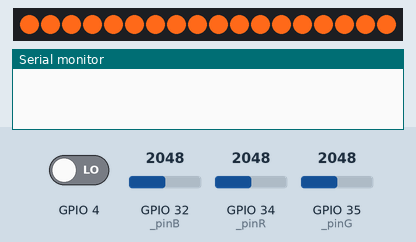
A sketch run on a simulated ESP32. Shown: 18 RGB LEDs in strip order, left to right, the last lines printed to the serial monitor. The inputs (shaded band) are chosen by the test bench; at power-on: GPIO 4 LOW, GPIO 32 (_pinB) = 2048, GPIO 34 (_pinR) = 2048, GPIO 35 (_pinG) = 2048. Dim RGB values are drawn brighter than linear.

Above: at 1.2 s.
1.3 s: GPIO 4 driven HIGH
At 1.43 s:
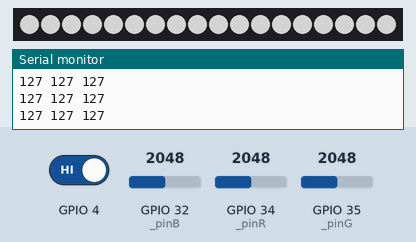
4.3 s: GPIO 32 (_pinB) set to 2866
7.3 s: GPIO 34 (_pinR) set to 2866
10.3 s: GPIO 35 (_pinG) set to 1228
At 10.64 s:
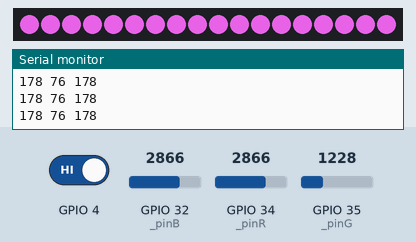

Measured:
- after the input at 1.3 s, the LEDs: change at once (image 1)
- after the input at 10.3 s, the LEDs: change after 0.22 s (image 2)

The sketch:

KiTECH_LEDStripe-Lib.ino
```cpp
#include "KiTECH_LEDStripe.h"

KiTECH_LEDStripe stripe;

bool stripeOn = false;
unsigned long prev_millis = 0;

void setup() {
    Serial.begin(9600);
    stripe.setup();

    pinMode(4, INPUT);
}

void loop() {
    if (stripeOn) {
        int r = stripe.get_color_value(stripe.Red);
        int g = stripe.get_color_value(stripe.Green);
        int b = stripe.get_color_value(stripe.Blue);
        stripe.show_color(r, g, b);
        Serial.print(r);
        Serial.print(" ");
        Serial.print(g);
        Serial.print(" ");
        Serial.println(b);
    } else {
        stripe.night_lamp();
    }

    if (digitalRead(4) == HIGH && (millis() - prev_millis > 250)) {
        prev_millis = millis();
        stripeOn = !stripeOn;
    }
}
```

KiTECH_LEDStripe.cpp
```cpp
#include <Adafruit_NeoPixel.h>
#include "KiTECH_LEDStripe.h"

KiTECH_LEDStripe::KiTECH_LEDStripe() {}

KiTECH_LEDStripe::KiTECH_LEDStripe(int r, int g, int b) {
    _pinR = r;
    _pinG = g;
    _pinB = b;
}

#define STRIPEPIN 15
#define NUMPIXELS 18

Adafruit_NeoPixel pixels(NUMPIXELS, STRIPEPIN, NEO_GRB + NEO_KHZ800);

bool KiTECH_LEDStripe::setup() {
    pinMode(_pinR, INPUT);
    pinMode(_pinG, INPUT);
    pinMode(_pinB, INPUT);

    pixels.begin();

    return true;
}

bool KiTECH_LEDStripe::nastav() {
    return setup();
}

void KiTECH_LEDStripe::clear() {
    pixels.clear();
}

void KiTECH_LEDStripe::vycisti() {
    clear();
}

int KiTECH_LEDStripe::get_color_value(Pin pin) {
    int pinNumber = get_pin_number(pin);
    int maxValue = get_max_potentiometer_value(pin);

    if (pinNumber == 0 || maxValue == 0)
        return 0;

    return map(analogRead(pinNumber), 0, maxValue, 0, 255);
}

void KiTECH_LEDStripe::show_color(int r, int g, int b) {
    for (int i = 0; i < NUMPIXELS; i++) {
        pixels.setPixelColor(i, pixels.Color(r, g, b));
    }
    pixels.show();
}

int KiTECH_LEDStripe::get_pin_number(Pin pin) {
    switch (pin)
    {
        case Red:
            return _pinR;
        case Green:
            return _pinG;
        case Blue:
            return _pinB;
        default:
            return 0;
    }
}

int KiTECH_LEDStripe::get_max_potentiometer_value(Pin pin) {
    switch (pin)
    {
        case Red:
            return _maxPotentiometerR;
        case Green:
            return _maxPotentiometerG;
        case Blue:
            return _maxPotentiometerB;
        default:
            return 0;
    }
}

void KiTECH_LEDStripe::night_lamp() {
    show_color(255, 105, 25);
}
```

KiTECH_LEDStripe.h
```cpp
#ifndef KiTECH_LEDStripe_h
#define KiTECH_LEDStripe_h

#include "Arduino.h"

class KiTECH_LEDStripe
{
private:
    int _pinR = 34;
    int _pinG = 35;
    int _pinB = 32;
    int _pinStripe = 15;
    int _stripeLen = 18;
    int _maxPotentiometerR = 4095;
    int _maxPotentiometerG = 4095;
    int _maxPotentiometerB = 4095;


public:
    KiTECH_LEDStripe();
    KiTECH_LEDStripe(int r, int g, int b);

    enum Pin {Red, Green, Blue};

    bool setup();
    bool nastav();

    void clear();
    void vycisti();

    int get_color_value(Pin pin);
    void show_color(int r, int g, int b);
    int get_pin_number(Pin pin);
    int get_max_potentiometer_value(Pin pin);
    void night_lamp();
};

#endif
```
